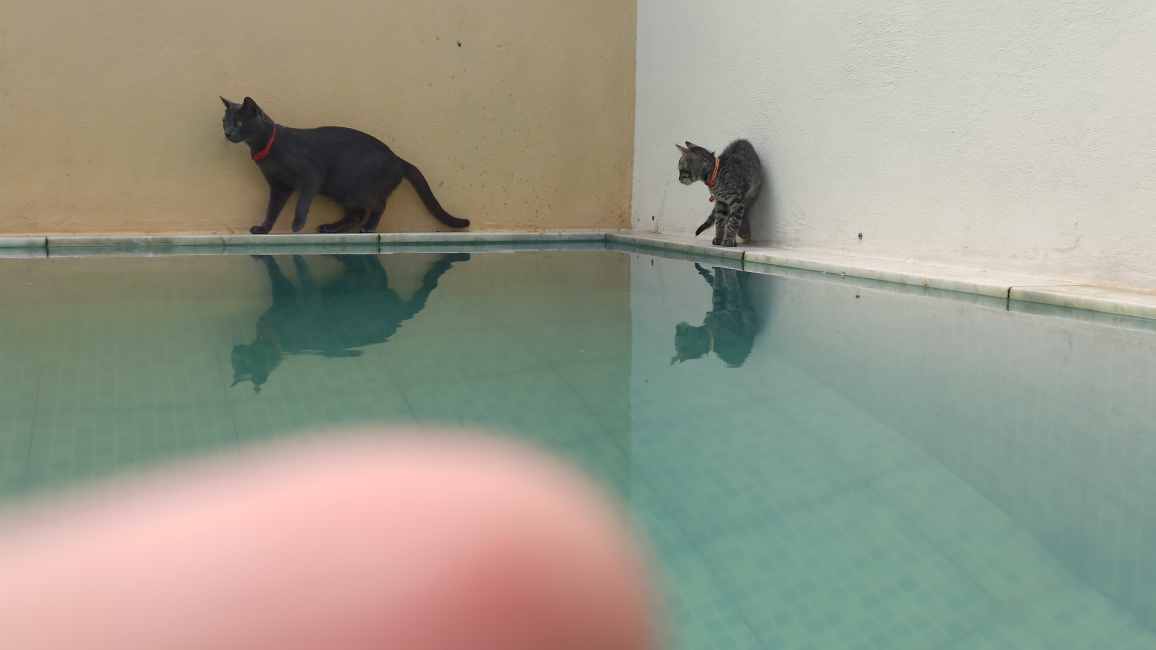
#> input picture Edge Detection/test.jpg, 4624 x 2600 px (shown at 1/4 size)
$ jupyter execute Untitled.ipynb
#> lines starting #> are read from the running program, lines starting #| are printed output that depends on the picture; after the words box and inside, x2 and y2 are one past the last pixel; in counts of white or black regions, pixels touching at a corner belong together
[cell 1]
import cv2
import os

[cell 2]
from matplotlib import pyplot as plt

[cell 3]
IMG_PATH = os.path.join('test.jpg')

[cell 4]
img = cv2.imread(IMG_PATH)
#> img is the input picture: shape (2600, 4624, 3); mean B, G, R 139.7, 154.3, 154.5

[cell 5]
#Apply Filters do help processing edges
grayscale = cv2.cvtColor(img, cv2.COLOR_BGR2GRAY)
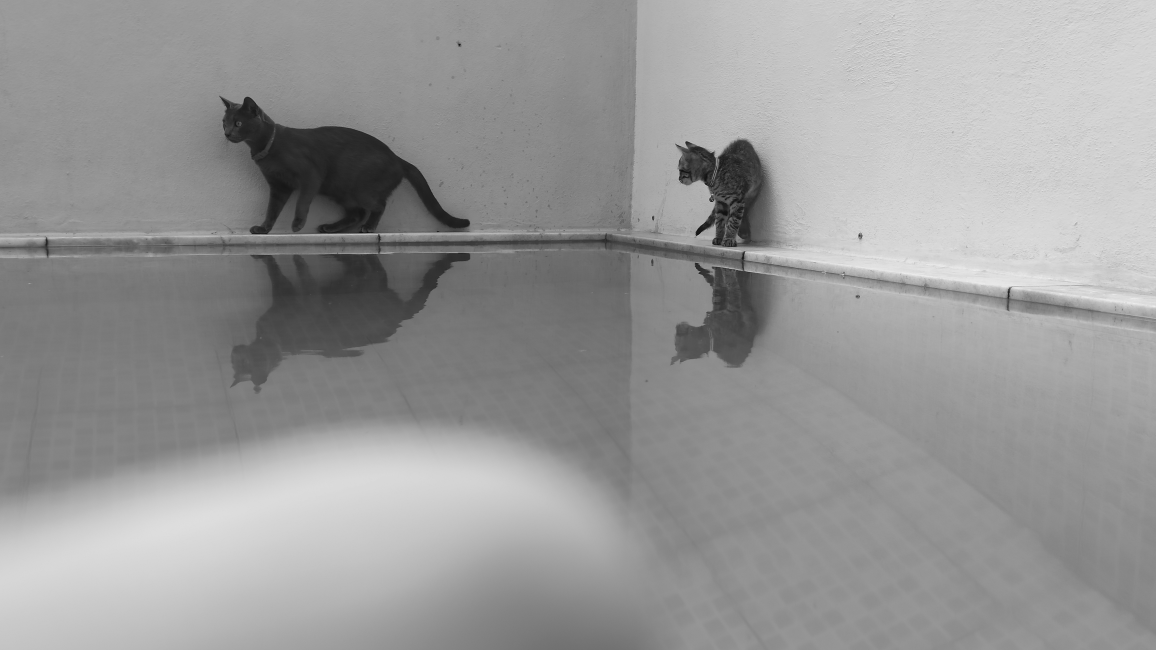
#> grayscale: shape (2600, 4624) (shown at 1/4 size); min 0, max 251, mean 152.7
blur = cv2.GaussianBlur(grayscale, (5,5), 0)
canny = cv2.Canny(blur, threshold1 = 80, threshold2 = 80)
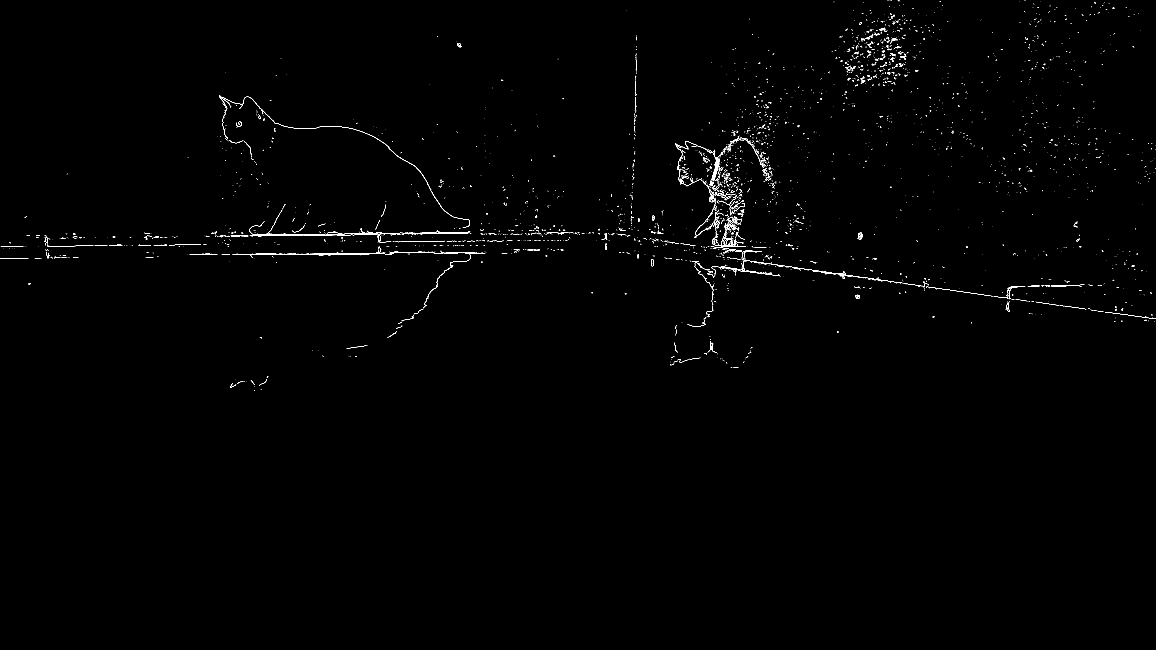
#> canny: shape (2600, 4624) (shown at 1/4 size); 0.29% white in thin lines or dots, all inside (x1, y1, x2, y2) = (0, 1, 4624, 1563)

[cell 6]
#Resizing image
resized_img = cv2.resize(canny, (int(img.shape[1]/3),int(img.shape[0]/3)))
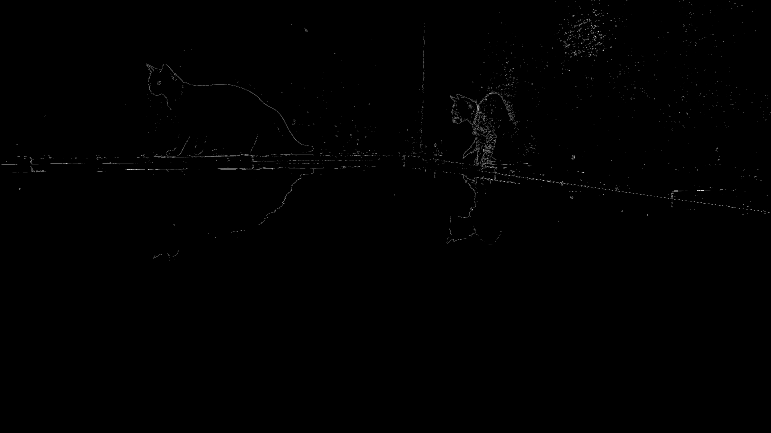
#> resized_img: shape (866, 1541) (shown at 1/2 size); min 0, max 255, mean 0.7
#Show resized image
cv2.imshow('Frame View', resized_img)
cv2.waitKey(0)
cv2.destroyAllWindows()
